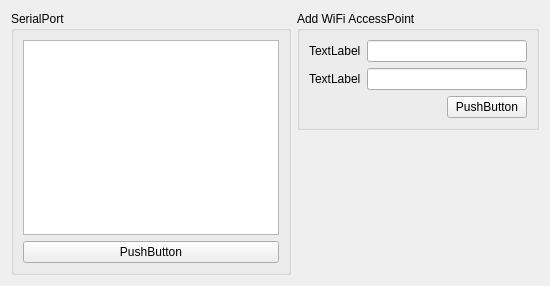
<?xml version="1.0" encoding="UTF-8"?>
<ui version="4.0">
 <class>MainWidget</class>
 <widget class="QWidget" name="MainWidget">
  <property name="geometry">
   <rect>
    <x>0</x>
    <y>0</y>
    <width>550</width>
    <height>286</height>
   </rect>
  </property>
  <property name="windowTitle">
   <string>PC Client</string>
  </property>
  <property name="windowIcon">
   <iconset resource="resources.qrc">
    <normaloff>:/chip.png</normaloff>:/chip.png</iconset>
  </property>
  <layout class="QHBoxLayout" name="horizontalLayout_2">
   <item>
    <widget class="QGroupBox" name="groupBox_serial">
     <property name="title">
      <string>SerialPort</string>
     </property>
     <layout class="QVBoxLayout" name="verticalLayout_2">
      <item>
       <widget class="QListWidget" name="listWidget"/>
      </item>
      <item>
       <widget class="QPushButton" name="pushButton_2">
        <property name="text">
         <string>PushButton</string>
        </property>
       </widget>
      </item>
     </layout>
    </widget>
   </item>
   <item>
    <layout class="QVBoxLayout" name="verticalLayout_3">
     <item>
      <widget class="QGroupBox" name="groupBox_wifi">
       <property name="title">
        <string>Add WiFi AccessPoint</string>
       </property>
       <layout class="QVBoxLayout" name="verticalLayout">
        <item>
         <layout class="QFormLayout" name="formLayout">
          <item row="0" column="0">
           <widget class="QLabel" name="label">
            <property name="text">
             <string>TextLabel</string>
            </property>
           </widget>
          </item>
          <item row="0" column="1">
           <widget class="QLineEdit" name="lineEdit"/>
          </item>
          <item row="1" column="0">
           <widget class="QLabel" name="label_2">
            <property name="text">
             <string>TextLabel</string>
            </property>
           </widget>
          </item>
          <item row="1" column="1">
           <widget class="QLineEdit" name="lineEdit_2"/>
          </item>
         </layout>
        </item>
        <item>
         <layout class="QHBoxLayout" name="horizontalLayout">
          <item>
           <spacer name="horizontalSpacer">
            <property name="orientation">
             <enum>Qt::Horizontal</enum>
            </property>
            <property name="sizeHint" stdset="0">
             <size>
              <width>40</width>
              <height>20</height>
             </size>
            </property>
           </spacer>
          </item>
          <item>
           <widget class="QPushButton" name="pushButton">
            <property name="text">
             <string>PushButton</string>
            </property>
           </widget>
          </item>
         </layout>
        </item>
       </layout>
      </widget>
     </item>
     <item>
      <spacer name="verticalSpacer">
       <property name="orientation">
        <enum>Qt::Vertical</enum>
       </property>
       <property name="sizeHint" stdset="0">
        <size>
         <width>20</width>
         <height>40</height>
        </size>
       </property>
      </spacer>
     </item>
    </layout>
   </item>
  </layout>
 </widget>
 <resources>
  <include location="resources.qrc"/>
 </resources>
 <connections/>
</ui>
